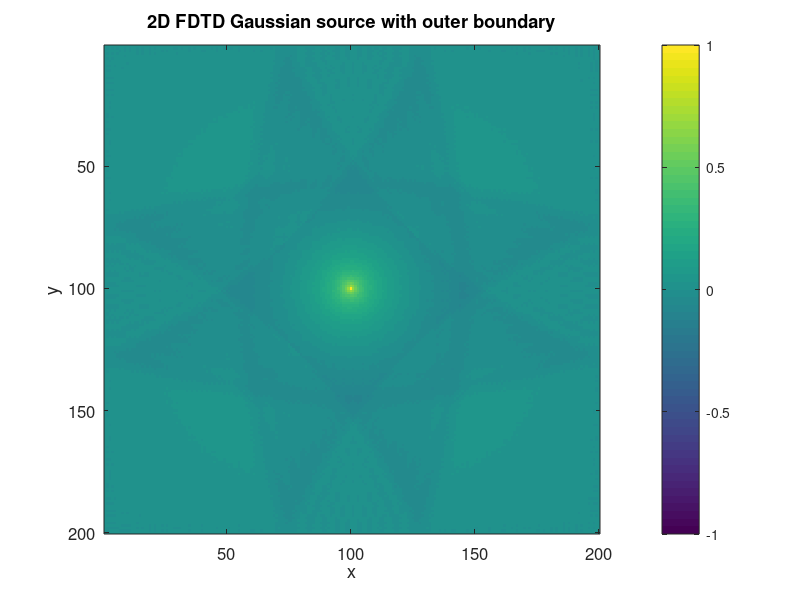

Source code (MATLAB): (Note: this script raises an error after producing the figure.)

%Clearing variables in memory and Matlab command screen
clear all;
clc;

% Grid Dimension in x (xdim) and y (ydim) directions
xdim=200;
ydim=200;

%Total no of time steps
time_tot=350;

%Position of the source (center of the domain)
xsource=100;
ysource=100;

%Courant stability factor
S=1/(2^0.5);

% Parameters of free space (permittivity and permeability and speed of
% light) are all not 1 and are given real values
epsilon0=(1/(36*pi))*1e-9;
mu0=4*pi*1e-7;
c=3e+8;

% Spatial grid step length (spatial grid step= 1 micron and can be changed)
delta=1e-6;
% Temporal grid step obtained using Courant condition
deltat=S*delta/c;

% Initialization of field matrices
Ez=zeros(xdim,ydim);
Hy=zeros(xdim,ydim);
Hx=zeros(xdim,ydim);

% Initialization of permittivity and permeability matrices
epsilon=epsilon0*ones(xdim,ydim);
mu=mu0*ones(xdim,ydim);

% Initializing electric and magnetic conductivity matrices
sigma=4e-4*ones(xdim,ydim);
sigma_star=4e-4*ones(xdim,ydim);

%Choice of nature of source
gaussian=0;
sine=0;
% The user can give a frequency of his choice for sinusoidal (if sine=1 above) waves in Hz 
frequency=1.5e+13;
impulse=1;
%Choose any one as 1 and rest as 0. Default (when all are 0): Unit time step

%Multiplication factor matrices for H matrix update to avoid being calculated many times 
%in the time update loop so as to increase computation speed
A=((mu-0.5*deltat*sigma_star)./(mu+0.5*deltat*sigma_star)); 
B=(deltat/delta)./(mu+0.5*deltat*sigma_star);
                          
%Multiplication factor matrices for E matrix update to avoid being calculated many times 
%in the time update loop so as to increase computation speed                          
C=((epsilon-0.5*deltat*sigma)./(epsilon+0.5*deltat*sigma)); 
D=(deltat/delta)./(epsilon+0.5*deltat*sigma);                     

F = [];
% Update loop begins
for n=1:1:time_tot
    
    %if source is impulse or unit-time step 
    if gaussian==0 && sine==0 && n==1
        Ez(xsource,ysource)=1;
    end
    
    % Setting time dependent boundaries to update only relevant parts of the 
    % vector where the wave has reached to avoid unnecessary updates.
    if n<xsource-2
        n1=xsource-n-1;
    else
        n1=1;
    end
    if n<xdim-1-xsource
        n2=xsource+n;
    else
        n2=xdim-1;
    end
    if n<ysource-2
        n11=ysource-n-1;
    else
        n11=1;
    end
    if n<ydim-1-ysource
        n21=ysource+n;
    else
        n21=ydim-1;
    end
    
    %Vector update instead of for-loop for Hy and Hx fields
    Hy(n1:n2,n11:n21)=A(n1:n2,n11:n21).*Hy(n1:n2,n11:n21)+B(n1:n2,n11:n21).*(Ez(n1+1:n2+1,n11:n21)-Ez(n1:n2,n11:n21));
    Hx(n1:n2,n11:n21)=A(n1:n2,n11:n21).*Hx(n1:n2,n11:n21)-B(n1:n2,n11:n21).*(Ez(n1:n2,n11+1:n21+1)-Ez(n1:n2,n11:n21));
    
    %Vector update instead of for-loop for Ez field
    Ez(n1+1:n2+1,n11+1:n21+1)=C(n1+1:n2+1,n11+1:n21+1).*Ez(n1+1:n2+1,n11+1:n21+1)+D(n1+1:n2+1,n11+1:n21+1).*(Hy(n1+1:n2+1,n11+1:n21+1)-Hy(n1:n2,n11+1:n21+1)-Hx(n1+1:n2+1,n11+1:n21+1)+Hx(n1+1:n2+1,n11:n21));
    
    % Perfect Electric Conductor boundary condition
    Ez(1:xdim,1)=0;
    Ez(1:xdim,ydim)=0;
    Ez(1,1:ydim)=0;
    Ez(xdim,1:ydim)=0;
    
    % Source conditions
    if impulse==0
        % If unit-time step
        if gaussian==0 && sine==0
            Ez(xsource,ysource)=1;
        end
        %if sine
        if sine==1
            tstart=1;
            N_lambda=c/(frequency*delta);
            Ez(xsource,ysource)=sin(((2*pi*(c/(delta*N_lambda))*(n-tstart)*deltat)));
        end
        %if gaussian
        if gaussian==1
            if n<=42
                Ez(xsource,ysource)=(10-15*cos(n*pi/20)+6*cos(2*n*pi/20)-cos(3*n*pi/20))/32;
            else
                Ez(xsource,ysource)=0;
            end
        end
    else
        %if impulse
        Ez(xsource,ysource)=1;
    end
    
    %Movie type colour scaled image plot of Ez
    imagesc(delta*(1:1:xdim)*1e+6,(1e+6*delta*(1:1:ydim))',Ez',[-1,1]);colorbar;
    title('2D FDTD Gaussian source with outer boundary'); 
    xlabel('x','FontSize',12);
    ylabel('y','FontSize',12);
    set(gca,'FontSize',12);
    F = [F getframe];
end

name = "20221128_2DFDTD_Gaussian pulse_陳政霆.gif";
for j = 1:length(F)   
    [image,map]=frame2im(F(j));
    [im,map2]=rgb2ind(image,128);

    if j==1
        imwrite(im,map2,name,'gif','writeMode','overwrite','delaytime',0,'loopcount',inf);
    else
        imwrite(im,map2,name,'gif','writeMode','append','delaytime',0);
    end
end